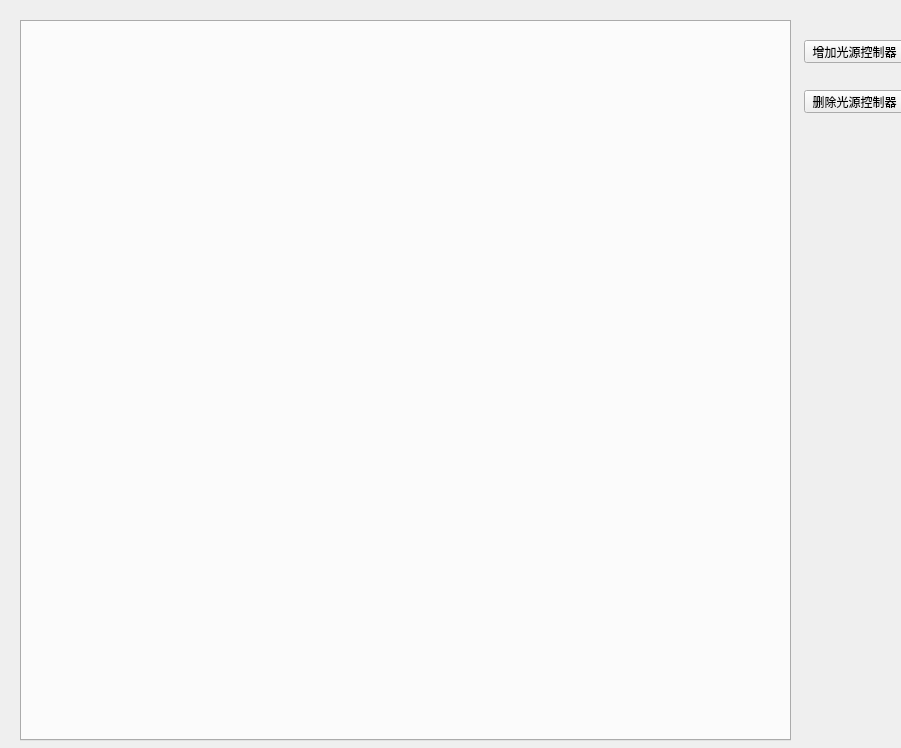
<?xml version="1.0" encoding="UTF-8"?>
<ui version="4.0">
 <class>QLightSetting</class>
 <widget class="QWidget" name="QLightSetting">
  <property name="geometry">
   <rect>
    <x>0</x>
    <y>0</y>
    <width>901</width>
    <height>748</height>
   </rect>
  </property>
  <property name="windowTitle">
   <string>QLightSetting</string>
  </property>
  <widget class="QTabWidget" name="tabWidget">
   <property name="geometry">
    <rect>
     <x>20</x>
     <y>20</y>
     <width>771</width>
     <height>721</height>
    </rect>
   </property>
  </widget>
  <widget class="QPushButton" name="pushButton">
   <property name="geometry">
    <rect>
     <x>804</x>
     <y>40</y>
     <width>101</width>
     <height>23</height>
    </rect>
   </property>
   <property name="text">
    <string>增加光源控制器</string>
   </property>
  </widget>
  <widget class="QPushButton" name="pushButton_2">
   <property name="geometry">
    <rect>
     <x>804</x>
     <y>90</y>
     <width>101</width>
     <height>23</height>
    </rect>
   </property>
   <property name="text">
    <string>删除光源控制器</string>
   </property>
  </widget>
 </widget>
 <layoutdefault spacing="6" margin="11"/>
 <resources/>
 <connections/>
</ui>
